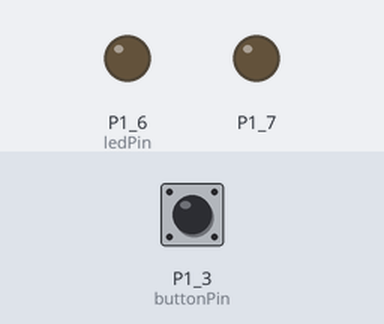
A sketch run on a simulated TI MSP430 LaunchPad. On the bench: output pins drawn as LEDs (lit = HIGH). Dashed ring = blinking. The inputs (shaded band) are chosen by the test bench; at power-on: P1_3 (buttonPin) HIGH.

Above: at 1.2 s.
1.3 s: P1_3 (buttonPin) pulled LOW for 1 s
At 1.62 s:
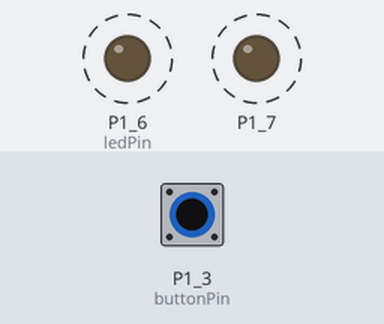
3.8 s: P1_3 (buttonPin) pulled LOW for 3.2 s
At 4.12 s:
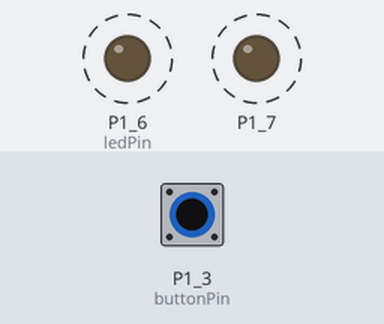
Timing chart, 0 to 8.1 s (numbered marks = the images above; inputs shaded):
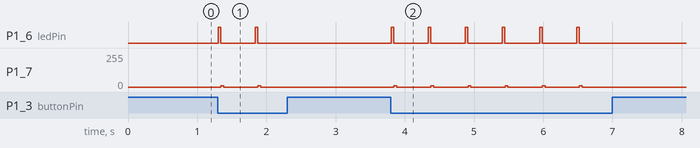

The sketch:

nikonir.ino
```cpp
/*
Code from http://www.cameraaxe.com
 */
const int buttonPin = P1_3;
const int ledPin =  GREEN_LED;
int buttonState = 0;

void setup() {
  // initialize the digital pin as an output.
  // Pin 14 has an LED connected on most Arduino boards:
  pinMode(P1_7, OUTPUT);
  pinMode(ledPin, OUTPUT);
  // initialize the pushbutton pin as an input:
  pinMode(buttonPin, INPUT_PULLUP);
}

void loop() {
  buttonState = digitalRead(buttonPin);
  if (buttonState == LOW) {
    // turn LED on:
    digitalWrite(ledPin, HIGH);
    NikonShutterNow(P1_7);
    digitalWrite(ledPin, LOW);
    delay(500);
  }
}

void wait(unsigned int time)
{
  unsigned long start = micros();

  while(micros()-start<=time)
  {
  }
}

void high(unsigned int time, int freq, int pinLED)
{
  int pause = (1000/freq/2)-4;
  unsigned long start = micros();

  while(micros()-start<=time)
  {
    digitalWrite(pinLED,HIGH);
    delayMicroseconds(pause);
    digitalWrite(pinLED,LOW);
    delayMicroseconds(pause);
  }
}

void NikonShutterNow(int pin)
{
  int freq = 40;
  //Serial.print("NikonShutterNow(pin=");
  //Serial.print(pin);
  //Serial.print(")\n");
  high(2000,freq,pin);
  wait(27830);
  high(390,freq,pin);
  wait(1580);
  high(410,freq,pin);
  wait(3580);
  high(400,freq,pin);
}
```

Measured:
- after the input at 1.3 s, P1_6 (ledPin): alternates HIGH for 0.04 s and LOW for 0.50 s, 4 changes in all, then stays LOW, starting at once; P1_7: alternates 8/255 for 0.04 s and 0/255 for 0.50 s, 4 changes in all, then stays 0/255, starting at once
- after the input at 3.8 s, P1_6 (ledPin): alternates HIGH for 0.04 s and LOW for 0.50 s, 12 changes in all, then stays LOW, starting at once; P1_7: alternates 8/255 for 0.04 s and 0/255 for 0.50 s, 12 changes in all, then stays 0/255, starting at once
